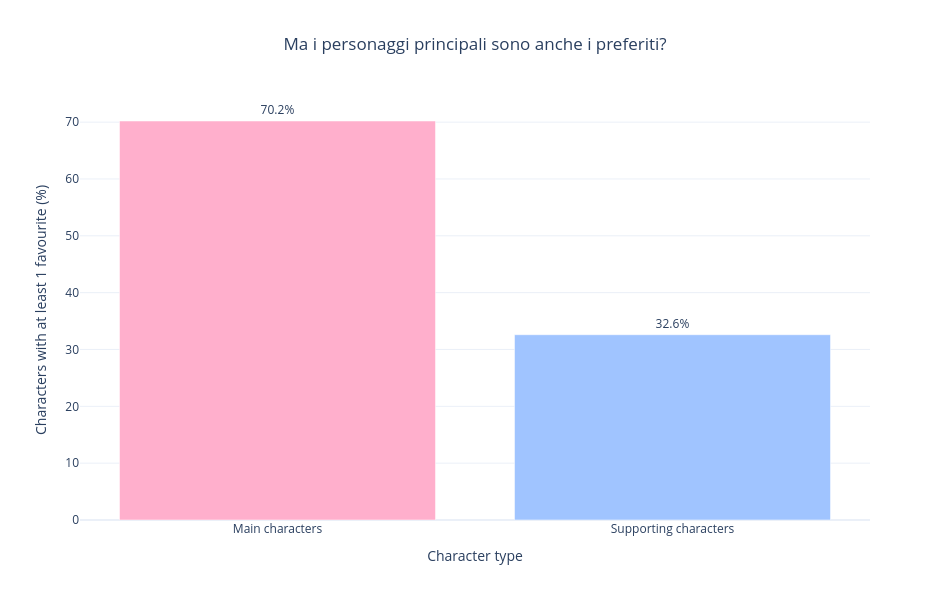

The notebook cell saved with this chart:
### Code cell
characters = df_characters.copy()
char_works = df_characters_anime_works.copy()

characters_clean = (
    characters[["character_mal_id", "name", "favorites"]]
    .copy()
)

characters_clean["character_mal_id"] = pd.to_numeric(characters_clean["character_mal_id"], errors="coerce")
characters_clean["favorites"] = pd.to_numeric(characters_clean["favorites"], errors="coerce")

characters_clean = (
    characters_clean
    .dropna(subset=["character_mal_id", "favorites"])
    .drop_duplicates(subset=["character_mal_id"])
)

char_works_clean = (
    char_works[["character_mal_id", "role"]]
    .dropna(subset=["character_mal_id", "role"])
    .copy()
)

char_works_clean["character_mal_id"] = pd.to_numeric(char_works_clean["character_mal_id"], errors="coerce")
char_works_clean["role"] = char_works_clean["role"].astype(str).str.strip()

char_works_clean = (
    char_works_clean
    .dropna(subset=["character_mal_id"])
    .query("role in ['Main', 'Supporting']")
    .drop_duplicates()
)

character_role_table = (
    char_works_clean
    .groupby("character_mal_id")["role"]
    .agg(lambda x: "Both" if len(set(x)) == 2 else x.iloc[0])
    .reset_index(name="role_group")
)

character_role_table = character_role_table[
    character_role_table["role_group"].isin(["Main", "Supporting"])
]

character_popularity = pd.merge(
    characters_clean,
    character_role_table,
    on="character_mal_id",
    how="inner"
)

character_popularity["has_favorites"] = character_popularity["favorites"] > 0

control_table = (
    character_popularity
    .groupby("role_group")
    .agg(
        number_of_characters=("character_mal_id", "nunique"),
        total_favorites=("favorites", "sum"),
        characters_with_favorites=("has_favorites", "sum")
    )
    .reset_index()
)

control_table["share_with_favorites"] = (
    control_table["characters_with_favorites"] /
    control_table["number_of_characters"] * 100
).round(1)

display(control_table)

plot_table = (
    control_table[["role_group", "share_with_favorites"]]
    .copy()
    .replace({
        "Main": "Main characters",
        "Supporting": "Supporting characters"
    })
)

color_map = {
    "Main characters": "#FFAFCC",
    "Supporting characters": "#A0C4FF"
}

fig = px.bar(
    plot_table,
    x="role_group",
    y="share_with_favorites",
    color="role_group",
    color_discrete_map=color_map,
    text="share_with_favorites",
    title="Ma i personaggi principali sono anche i preferiti?",
    labels={
        "role_group": "Character type",
        "share_with_favorites": "Characters with at least 1 favourite (%)"
    }
)

fig.update_traces(texttemplate="%{text}%", textposition="outside")

fig.update_layout(
    template="plotly_white",
    width=950,
    height=600,
    showlegend=False,
    title_x=0.5
)

fig.show()

### Figure 1 — Plotly figure (JSON) as saved in the notebook; plotly's stock layout.template omitted (floating-point values rounded to 4 significant figures)
{"data": [{"hovertemplate": "Character type=%{x}<br>Characters with at least 1 favourite (%)=%{text}<extra></extra>", "legendgroup": "Main characters", "marker": {"color": "#FFAFCC", "pattern": {"shape": ""}}, "name": "Main characters", "orientation": "v", "showlegend": true, "text": [70.2], "textposition": "outside", "x": ["Main characters"], "xaxis": "x", "y": [70.2], "yaxis": "y", "type": "bar", "texttemplate": "%{text}%"}, {"hovertemplate": "Character type=%{x}<br>Characters with at least 1 favourite (%)=%{text}<extra></extra>", "legendgroup": "Supporting characters", "marker": {"color": "#A0C4FF", "pattern": {"shape": ""}}, "name": "Supporting characters", "orientation": "v", "showlegend": true, "text": [32.6], "textposition": "outside", "x": ["Supporting characters"], "xaxis": "x", "y": [32.6], "yaxis": "y", "type": "bar", "texttemplate": "%{text}%"}], "layout": {"xaxis": {"anchor": "y", "domain": [0.0, 1.0], "title": {"text": "Character type"}, "categoryorder": "array", "categoryarray": ["Main characters", "Supporting characters"]}, "yaxis": {"anchor": "x", "domain": [0.0, 1.0], "title": {"text": "Characters with at least 1 favourite (%)"}}, "legend": {"title": {"text": "Character type"}, "tracegroupgap": 0}, "title": {"text": "Ma i personaggi principali sono anche i preferiti?", "x": 0.5}, "barmode": "relative", "width": 950, "height": 600, "showlegend": false}}
